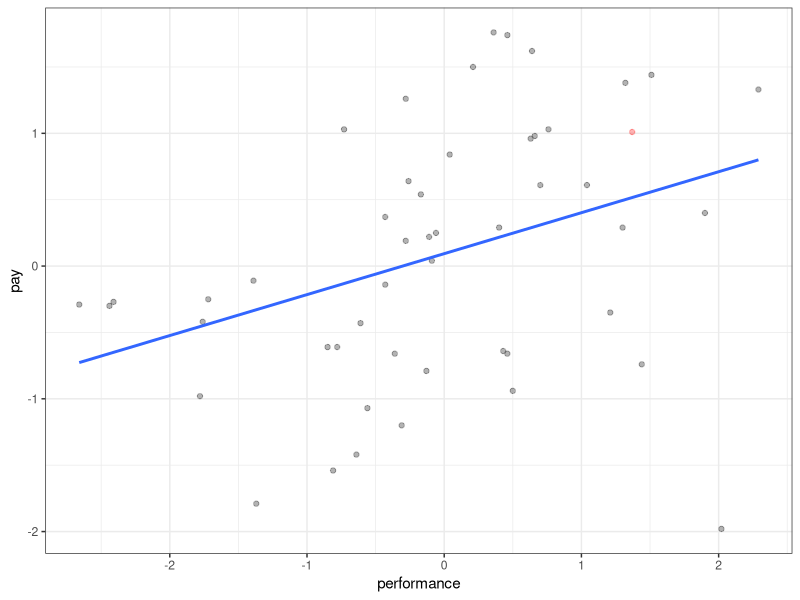
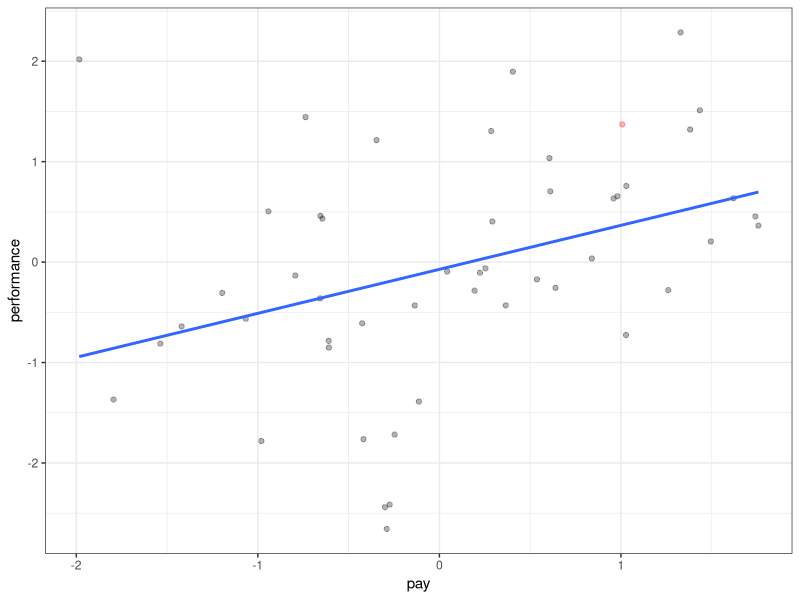
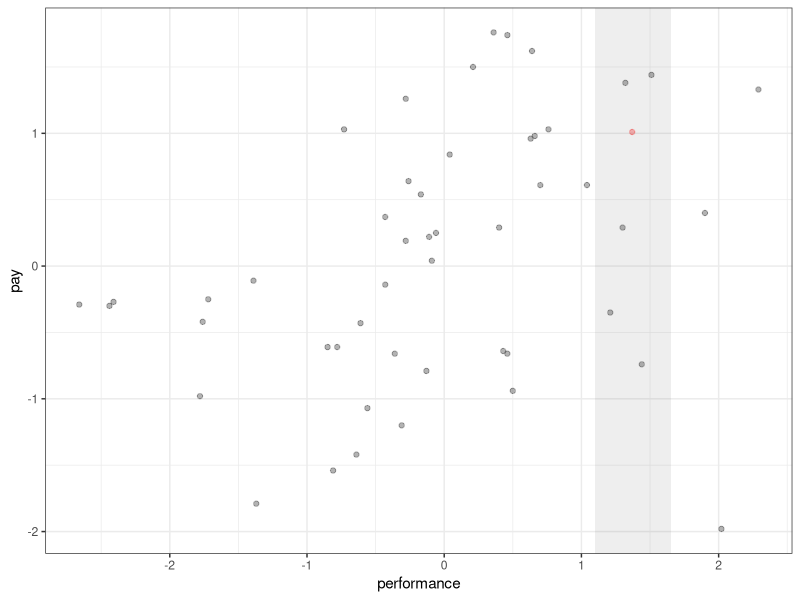
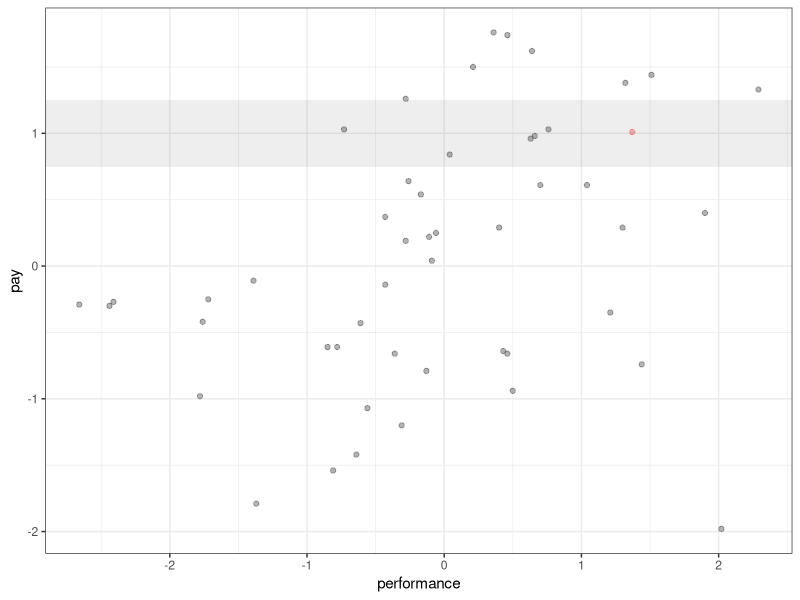

Write the R code that produced these figures, in order.
## ---- chunk 1
knitr::opts_chunk$set(message = FALSE, warning = FALSE)
library(tidyverse)
## ---- chunk 2
set.seed(42)

n <- 50
id <- 1:n
performance <- rnorm(n, 0 ,1)
pay <- 0.5 * performance + rnorm(n, 0, 1)

d <- tibble(
  id = id,
  performance = round(performance, digits = 2),
  pay = round(pay, digits = 2)
  )

d %>% head(50) %>% knitr::kable()
## ---- chunk 3
ggplot(data = d,
       mapping = aes(x=performance, y=pay)) +
  geom_point(mapping = aes(color = factor(id == 1)), alpha = 0.3) +
  geom_smooth(method = 'lm', se = FALSE) +
  theme_bw() +
  theme(legend.position = '') +
  scale_color_manual(values = c('black', 'red'))
## ---- chunk 4
ggplot(mapping = aes(x=pay, y=performance)) +
  geom_point(mapping = aes(color = factor(id == 1)), alpha = 0.3) +
  geom_smooth(method = 'lm', se = FALSE) +
  theme_bw() +
  theme(legend.position = '') +
  scale_color_manual(values = c('black', 'red'))
## ---- chunk 5
ggplot(data = d,
       mapping = aes(x=performance, y=pay)) +
  geom_point(mapping = aes(color = factor(id == 1)), alpha = 0.3) +
  annotate(geom = 'rect', 
           xmin = 1.1, xmax = 1.65, 
           ymin = -Inf, ymax = Inf,
           alpha = 0.1) +
  theme_bw() +
  theme(legend.position = '') +
  scale_color_manual(values = c('black', 'red'))
## ---- chunk 6
ggplot(data = d,
       mapping = aes(x=performance, y=pay)) +
  geom_point(mapping = aes(color = factor(id == 1)), alpha = 0.3) +
  annotate(geom = 'rect', 
           xmin = -Inf, xmax = Inf, 
           ymin = 0.75, ymax = 1.25,
           alpha = 0.1) +
  theme_bw() +
  theme(legend.position = '') +
  scale_color_manual(values = c('black', 'red'))
